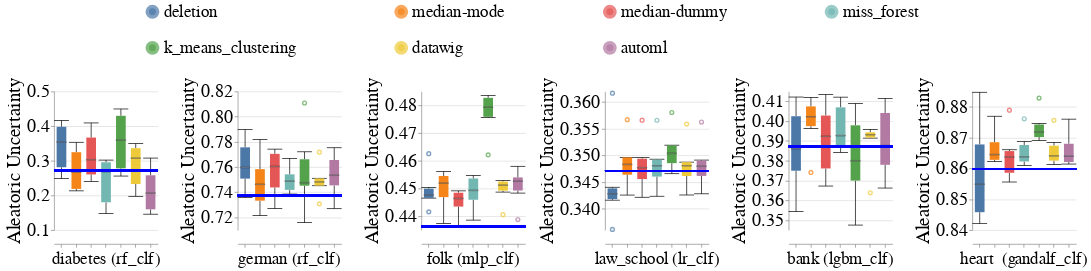

Source (notebook cell):
### Code cell
create_box_plots_for_diff_imputers_and_datasets(train_injection_scenario='mixed_exp',
                                                test_injection_scenario='MCAR1 & MAR1 & MNAR1',
                                                metric_name='aleatoric_uncertainty',
                                                db_client=db_client)

### Figure 1 — Vega-Lite specification as saved in the notebook (floating-point values rounded to 4 significant figures; data arrays with more than 128 entries replaced by an {"elided": "..."} marker saying what was removed)
{"config": {"view": {"continuousWidth": 400, "continuousHeight": 300, "stroke": null}, "axis": {"labelFontSize": 26, "labelFontWeight": "normal", "titleFontSize": 28, "titleFontWeight": "normal"}, "facet": {"spacing": 15}, "header": {"labelFontSize": 24, "labelOrient": "bottom", "labelPadding": 5, "titleFontSize": 28}, "legend": {"columns": 4, "direction": "horizontal", "labelFontSize": 24, "labelLimit": 400, "orient": "top", "symbolOffset": 130, "symbolStrokeWidth": 10, "titleAnchor": "middle", "titleFontSize": 26, "titleLimit": 300}, "title": {"fontSize": 28}}, "data": {"name": "data-2c3b8be30acb30e02c76132159176d22"}, "facet": {"column": {"field": "Dataset_Name_With_Model_Name", "sort": {"field": "Dataset_Sequence_Number", "order": "ascending"}, "title": null, "type": "nominal"}}, "spec": {"layer": [{"mark": {"type": "boxplot", "median": {"stroke": "black", "strokeWidth": 0.7}, "ticks": true}, "encoding": {"color": {"field": "Null_Imputer_Name", "sort": ["deletion", "median-mode", "median-dummy", "miss_forest", "k_means_clustering", "datawig", "automl", "boost_clean"], "title": null, "type": "nominal"}, "x": {"axis": {"labels": false}, "field": "Null_Imputer_Name", "sort": ["deletion", "median-mode", "median-dummy", "miss_forest", "k_means_clustering", "datawig", "automl", "boost_clean"], "title": null, "type": "nominal"}, "y": {"field": "Metric_Value", "scale": {"zero": false}, "title": "Aleatoric Uncertainty", "type": "quantitative"}}}, {"mark": "rule", "encoding": {"color": {"value": "blue"}, "size": {"value": 2}, "y": {"field": "Baseline_Median", "type": "quantitative"}}}], "height": 200, "width": 150}, "resolve": {"scale": {"y": "independent"}}, "$schema": "https://vega.github.io/schema/vega-lite/v4.17.0.json", "datasets": {"data-2c3b8be30acb30e02c76132159176d22": {"elided": "252 records"}}}
